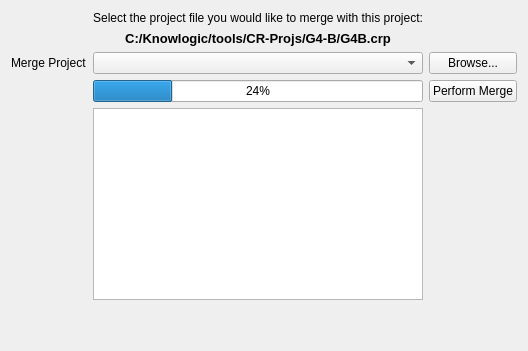
        <widget class="QWidget" name="tab_MergeDb">
         <attribute name="title">
          <string>Merge Project</string>
         </attribute>
         <layout class="QGridLayout" name="gridLayout_2">
          <item row="3" column="0">
           <widget class="QLabel" name="label_26">
            <property name="sizePolicy">
             <sizepolicy hsizetype="Preferred" vsizetype="Preferred">
              <horstretch>0</horstretch>
              <verstretch>0</verstretch>
             </sizepolicy>
            </property>
            <property name="text">
             <string>Merge Project</string>
            </property>
           </widget>
          </item>
          <item row="3" column="2">
           <widget class="QComboBox" name="mergeProjectFileSelector">
            <property name="sizePolicy">
             <sizepolicy hsizetype="Preferred" vsizetype="Fixed">
              <horstretch>1</horstretch>
              <verstretch>0</verstretch>
             </sizepolicy>
            </property>
            <property name="minimumSize">
             <size>
              <width>0</width>
              <height>0</height>
             </size>
            </property>
           </widget>
          </item>
          <item row="3" column="3">
           <widget class="QPushButton" name="browseMergeProjectFile">
            <property name="maximumSize">
             <size>
              <width>16777152</width>
              <height>16777215</height>
             </size>
            </property>
            <property name="text">
             <string>Browse...</string>
            </property>
           </widget>
          </item>
          <item row="8" column="2">
           <spacer name="verticalSpacer_2">
            <property name="orientation">
             <enum>Qt::Vertical</enum>
            </property>
            <property name="sizeHint" stdset="0">
             <size>
              <width>20</width>
              <height>40</height>
             </size>
            </property>
           </spacer>
          </item>
          <item row="6" column="2">
           <widget class="QTextEdit" name="mergeResults"/>
          </item>
          <item row="5" column="2">
           <widget class="QProgressBar" name="mergeProgress">
            <property name="value">
             <number>24</number>
            </property>
           </widget>
          </item>
          <item row="5" column="3">
           <widget class="QPushButton" name="performMerge">
            <property name="text">
             <string>Perform Merge</string>
            </property>
           </widget>
          </item>
          <item row="2" column="2">
           <widget class="QLabel" name="mergeLabel">
            <property name="font">
             <font>
              <pointsize>10</pointsize>
              <weight>75</weight>
              <bold>true</bold>
             </font>
            </property>
            <property name="text">
             <string>C:/Knowlogic/tools/CR-Projs/G4-B/G4B.crp</string>
            </property>
            <property name="alignment">
             <set>Qt::AlignCenter</set>
            </property>
           </widget>
          </item>
          <item row="1" column="2">
           <widget class="QLabel" name="label_27">
            <property name="text">
             <string>Select the project file you would like to merge with this project:</string>
            </property>
            <property name="alignment">
             <set>Qt::AlignCenter</set>
            </property>
           </widget>
          </item>
         </layout>
        </widget>
